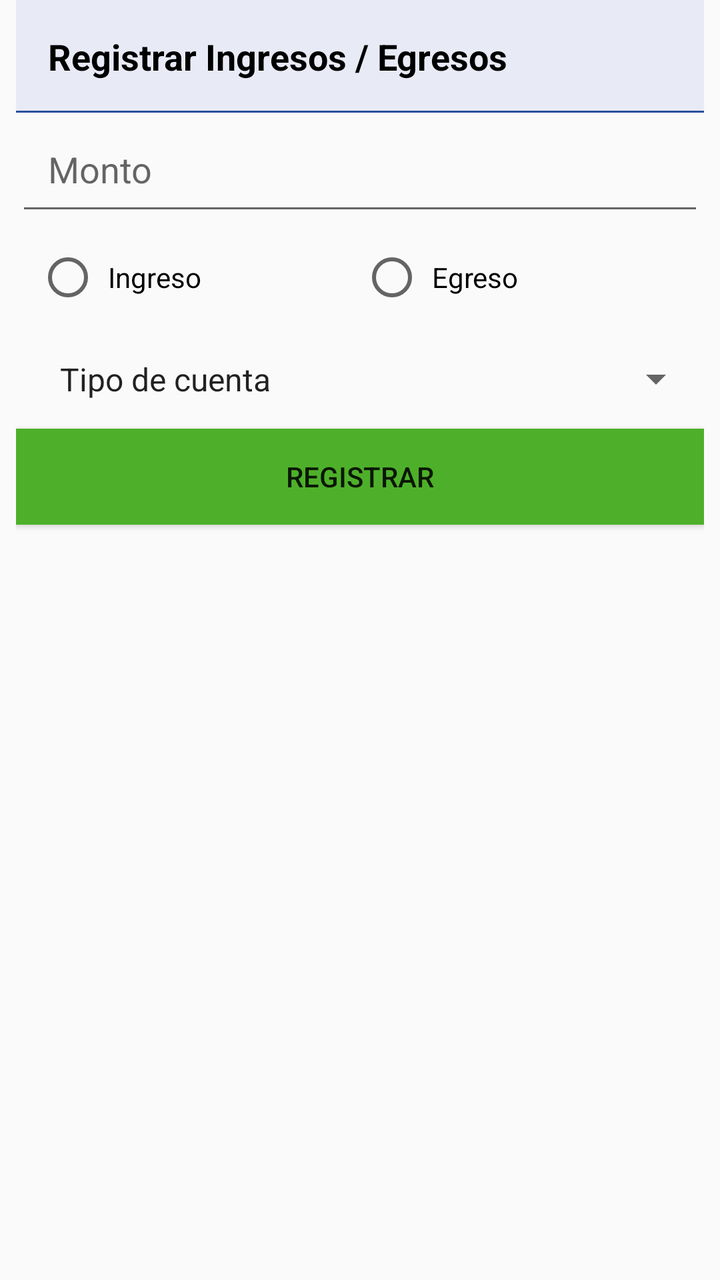
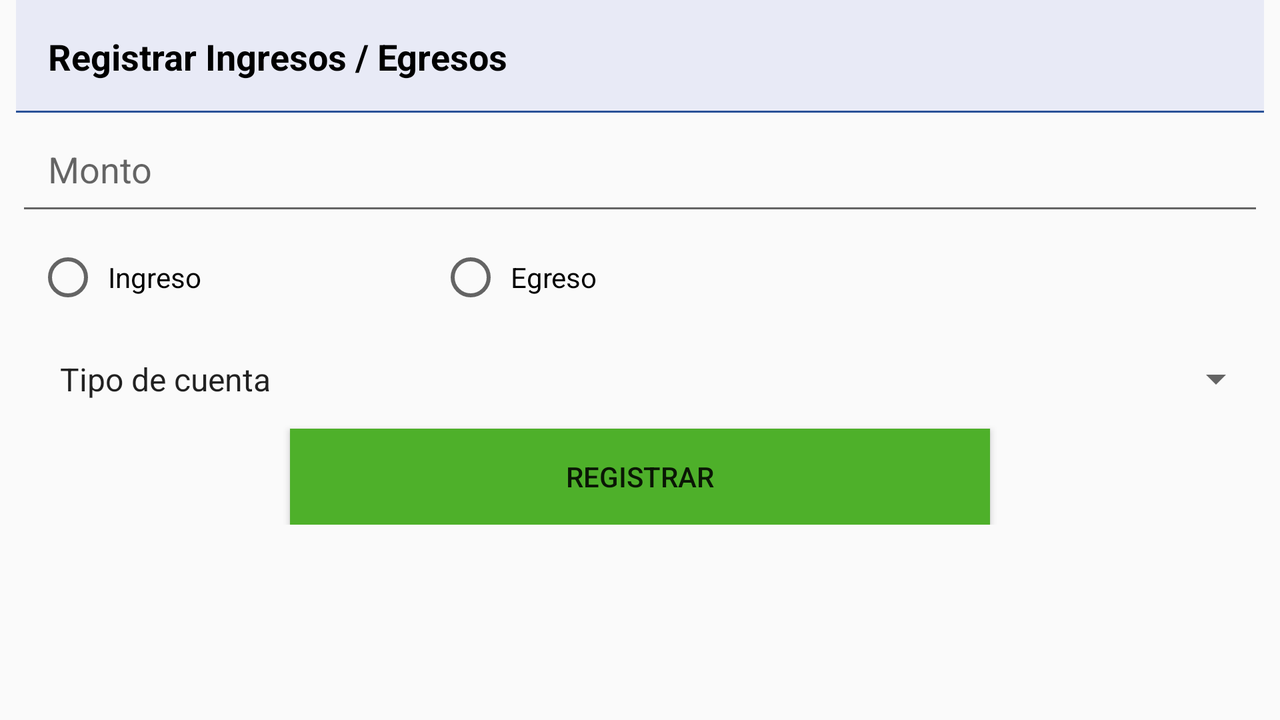

Two renders of one Android screen. The first uses the default layout on a phone; the second uses the alternative layout the repository ships for a different screen configuration, on a matching device. The two XML files are below.
<!-- AndroidManifest.xml: application theme AppTheme -->
<!-- res/layout/activity_new_operation.xml -->
<?xml version="1.0" encoding="utf-8"?>
<LinearLayout xmlns:android="http://schemas.android.com/apk/res/android"
    xmlns:app="http://schemas.android.com/apk/res-auto"
    xmlns:tools="http://schemas.android.com/tools"
    android:layout_width="match_parent"
    android:layout_height="match_parent"
    android:layout_marginLeft="8dp"
    android:layout_marginRight="8dp"
    android:orientation="vertical"
    tools:context="com.roque.moneyhelper.activities.NewOperationActivity">

    <TextView
        android:id="@+id/textView8"
        android:layout_width="match_parent"
        android:layout_height="wrap_content"
        android:padding="16dp"
        android:text="@string/registrar"
        android:textColor="@android:color/black"
        android:background="@drawable/bg_border_bottom"
        android:textSize="18sp"
        android:textStyle="bold" />

    <EditText
        android:id="@+id/txtMonto"
        android:layout_width="match_parent"
        android:layout_height="wrap_content"
        android:ems="10"
        android:hint="@string/monto"
        android:inputType="number"
        android:padding="16dp" />

    <RadioGroup
        android:id="@+id/rdTipo"
        android:layout_width="match_parent"
        android:layout_height="wrap_content"
        android:orientation="horizontal"
        android:padding="10dp">

        <RadioButton
            android:id="@+id/rdIngreso"
            android:layout_width="0dp"
            android:layout_height="match_parent"
            android:layout_weight="1"
            android:onClick="radioButtonClicked"
            android:padding="4dp"
            android:text="@string/rdIngreso" />

        <RadioButton
            android:id="@+id/rdEgreso"
            android:layout_width="0dp"
            android:layout_height="match_parent"
            android:layout_margin="0dp"
            android:layout_weight="1"
            android:onClick="radioButtonClicked"
            android:padding="4dp"
            android:text="@string/rdEgreso" />

    </RadioGroup>

    <Spinner
        android:id="@+id/spTipoCuenta"
        android:layout_width="match_parent"
        android:layout_height="wrap_content"
        android:entries="@array/tipoCuenta"
        android:padding="14dp" />

    <Button
        android:id="@+id/btnRegistrar"
        android:layout_width="match_parent"
        android:layout_height="wrap_content"
        android:background="@color/Verde2"
        android:onClick="guardarOperacion"
        android:text="@string/btnRegistrar" />

</LinearLayout>
<!-- resources referenced by this layout -->
<resources>
  <string-array name="tipoCuenta">
          <item>Tipo de cuenta</item>
          <item>Credito</item>
          <item>Ahorro</item>
          <item>Efectivo</item>
      </string-array>
  <color name="Verde2">#4eb02a</color>
  <!-- drawable bg_border_bottom (drawable) -->
  <?xml version="1.0" encoding="utf-8"?>
  <layer-list xmlns:android="http://schemas.android.com/apk/res/android">
      <item>
          <shape android:shape="rectangle">
              <stroke android:width="1dp" android:color="@color/Joomla2" />
          </shape>
      </item>
  
      <item android:bottom="1dp">
          <shape android:shape="rectangle">
              <solid android:color="@color/colorIndigo50" />
          </shape>
      </item>
  </layer-list>
  <string name="btnRegistrar">Registrar</string>
  <string name="monto">Monto</string>
  <string name="rdEgreso">Egreso</string>
  <string name="rdIngreso">Ingreso</string>
  <string name="registrar">Registrar Ingresos / Egresos</string>
  <style name="AppTheme" parent="Theme.AppCompat.Light.DarkActionBar">
          
          <item name="colorPrimary">@color/Celestial2</item>
          <item name="colorPrimaryDark">@color/Joomla1</item>
          <item name="colorAccent">@color/Verde</item>
      </style>
  <color name="Joomla2">#2a5298</color>
  <color name="colorIndigo50">#E8EAF6</color>
  <color name="Celestial2">#1d2671</color>
  <color name="Joomla1">#1e3c72</color>
  <color name="Verde">#96c93d</color>
</resources>
<!-- res/layout-land/activity_new_operation.xml (the repository's variant of the layout above) -->
<!-- drawn on the phone turned sideways -->
<?xml version="1.0" encoding="utf-8"?>
<LinearLayout xmlns:android="http://schemas.android.com/apk/res/android"
    xmlns:app="http://schemas.android.com/apk/res-auto"
    xmlns:tools="http://schemas.android.com/tools"
    android:layout_width="match_parent"
    android:layout_height="match_parent"
    android:layout_marginLeft="8dp"
    android:layout_marginRight="8dp"
    android:orientation="vertical"
    tools:context="com.roque.moneyhelper.activities.NewOperationActivity">

    <ScrollView
        android:layout_width="match_parent"
        android:layout_height="match_parent">

        <LinearLayout
            android:layout_width="match_parent"
            android:layout_height="wrap_content"
            android:orientation="vertical" >

            <TextView
                android:id="@+id/textView8"
                android:layout_width="match_parent"
                android:layout_height="wrap_content"
                android:background="@drawable/bg_border_bottom"
                android:padding="16dp"
                android:text="@string/registrar"
                android:textColor="@android:color/black"
                android:textSize="18sp"
                android:textStyle="bold" />

            <EditText
                android:id="@+id/txtMonto"
                android:layout_width="match_parent"
                android:layout_height="wrap_content"
                android:ems="10"
                android:hint="@string/monto"
                android:inputType="number"
                android:padding="16dp" />

            <RadioGroup
                android:id="@+id/rdTipo"
                android:layout_width="match_parent"
                android:layout_height="match_parent"
                android:orientation="horizontal"
                android:padding="10dp">

                <RadioButton
                    android:id="@+id/rdIngreso"
                    android:layout_width="0dp"
                    android:layout_height="match_parent"
                    android:layout_weight="1"
                    android:onClick="radioButtonClicked"
                    android:padding="4dp"
                    android:text="@string/rdIngreso" />

                <RadioButton
                    android:id="@+id/rdEgreso"
                    android:layout_width="0dp"
                    android:layout_height="match_parent"
                    android:layout_margin="0dp"
                    android:layout_weight="2"
                    android:onClick="radioButtonClicked"
                    android:padding="4dp"
                    android:text="@string/rdEgreso" />

            </RadioGroup>

            <Spinner
                android:id="@+id/spTipoCuenta"
                android:layout_width="match_parent"
                android:layout_height="wrap_content"
                android:entries="@array/tipoCuenta"
                android:padding="14dp" />

            <Button
                android:id="@+id/btnRegistrar"
                android:layout_width="350dp"
                android:layout_height="wrap_content"
                android:layout_gravity="center"
                android:background="@color/Verde2"
                android:onClick="guardarOperacion"
                android:text="@string/btnRegistrar" />
        </LinearLayout>
    </ScrollView>

</LinearLayout>
